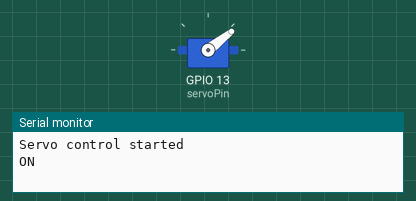
Recording of a sketch running on a simulated ESP32. On the bench: servo, the last lines printed to the serial monitor.

Above: at 0.05 s.
At 5.3 s:
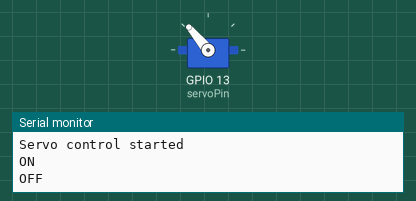
At 10.5 s:
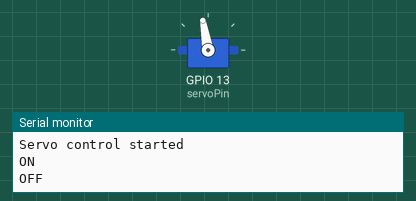
Timing chart, 0 to 13.7 s (numbered marks = the images above):
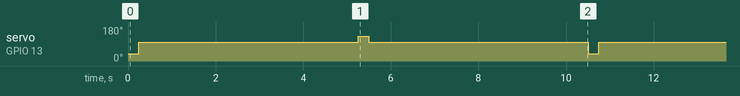

Measured:
- by itself, servo on GPIO 13 (servoPin): repeats every 10.5 s: 130° 0.25 s, 100° 5.0 s, 38° 0.25 s, 100° 5.0 s

The sketch:

sg90_position_finder.ino
```cpp
#include <ESP32Servo.h>  // Include the ESP32 Servo library

Servo myservo;  // Create a servo object

int servoPin = 13;  // Define the pin where the servo is connected

void setup() {
  Serial.begin(115200);  // Start serial communication at 115200 baud rate
  myservo.attach(servoPin);  // Attach the servo to the pin
  Serial.println("Servo control started");
}

void loop() {
  //Serial.println("Moving servo to 0 degrees...");
  //myservo.write(90);
  //delay(5000);
  Serial.println("ON");
  myservo.write(38);
  delay(250);
  myservo.write(100);
  delay(5000);
  Serial.println("OFF");
  myservo.write(130);
  delay(250);
  myservo.write(100);
  delay(5000);
  //Serial.println("Moving servo to 0 degrees...");
 // myservo.write(0);
 // delay(5000);
  //Serial.println("Moving servo to 45 degrees...");
  //myservo.write(65);
  //delay(5000);
  //Serial.println("Moving servo to 135 degrees...");
 // myservo.write(155);
 // delay(5000);
  //delay(5000);


                     // Wait for the servo to reach the position


}
```
